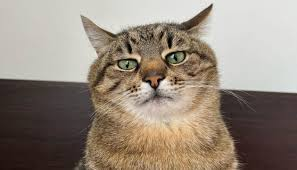
#> input picture images/cat.jpg, 297 x 170 px
$ python CW_less5.py
#> lines starting #> are read from the running program, lines starting #| are printed output that depends on the picture; after the words box and inside, x2 and y2 are one past the last pixel; in counts of white or black regions, pixels touching at a corner belong together
import cv2
import numpy as np

img = cv2.imread('images/cat.jpg')
#> img is the input picture: shape (170, 297, 3); mean B, G, R 124.6, 137.2, 149.4
img = cv2.resize(img, (img.shape[1]*2, img.shape[0]*2))
#> img: shape (340, 594, 3)
img_copy = img.copy()
img = cv2.GaussianBlur(img, (3, 3), 5)
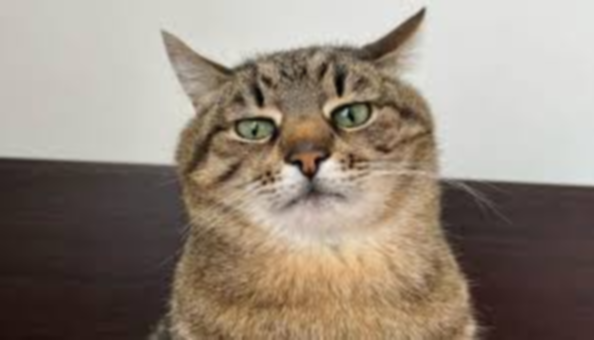
#> img: shape (340, 594, 3); mean B, G, R 124.5, 137.1, 149.4

img = cv2.cvtColor(img, cv2.COLOR_BGR2HSV)
#> img: shape (340, 594, 3); mean H, S, V 26.1, 53.2, 149.6
lower = np.array([0, 16, 97])  #взяли мінімальний поріг зображення
upper = np.array([27, 95, 213]) #взяли максимальний поріг зображення
mask = cv2.inRange(img, lower, upper)
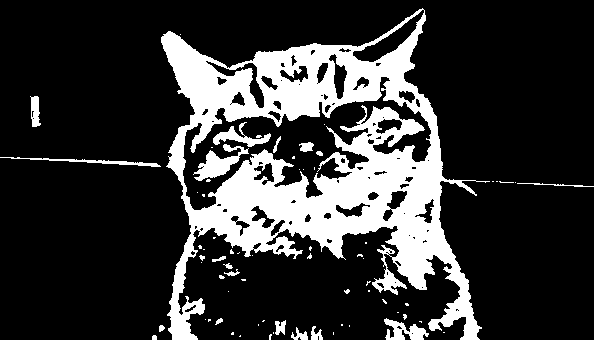
#> mask: shape (340, 594); 20.8% white; 70 white regions (50 under 20 px)

img = cv2.bitwise_and(img, img, mask=mask)   #накладаємо маску на наше зображення
#> img: shape (340, 594, 3); mean H, S, V 3.3, 13.7, 33.6
contours, _ = cv2.findContours(mask, cv2.RETR_EXTERNAL, cv2.CHAIN_APPROX_SIMPLE)
#> contours = 55 contours, 43 with area under 20; largest, box (x1, y1, x2, y2) and area: (161, 8, 490, 340) 53980, (384, 318, 429, 340) 432, (0, 157, 161, 167) 232, (30, 96, 41, 127) 204, (275, 320, 286, 335) 87

for cnt in contours:
    area = cv2.contourArea(cnt)
    if area > 150:
        perimeter = cv2.arcLength(cnt, True)#closed
        M = cv2.moments(cnt)  #момент контуру

        #центр мас
        if M["m00"] !=0: #якщо контур замкнений
            cx = int(M["m10"] / M["m00"])
            cy = int(M["m01"] / M["m00"])  #середня позція контура

        x, y, w, h = cv2.boundingRect(cnt)
        aspect_ratio = round(w / h, 2) #відношення ширини до висоти
        #міра округлості об`єкта
        compactness = round((4 * np.pi * area) / (perimeter**2), 2)

        #дізнаємося форму об'єкта
        approx = cv2.approxPolyDP(cnt, 0.02 * perimeter, True)
        if len(approx) == 3:
            shape = "Triangle"
        elif len(approx) == 4:
            shape = "Square"
        elif len(approx) >8:
            shape = "oval"
        else:
            shape = "inshe"

        cv2.drawContours(img_copy, [cnt], -1, (0, 255, 0), 2)
        cv2.circle(img_copy, (cx, cy), 4, (0, 255, 0),-1)
        cv2.putText(img_copy, f'shape:{shape}', (x, y-25), cv2.FONT_HERSHEY_PLAIN, 1, (255,0,0), 2)
        cv2.putText(img_copy, f'A:{int(area)}, P:{int(perimeter)}', (x, y-15), cv2.FONT_HERSHEY_PLAIN, 1, (255,0,0), 2)
        cv2.rectangle(img_copy, (x, y), (x + w, y + h), (0, 255, 0), 2)
        cv2.putText(img_copy, f'AR:{aspect_ratio}, C:{compactness}', (x, y-5), cv2.FONT_HERSHEY_PLAIN, 1, (255,0,0), 2)
#> this loop made 55 passes
#> (area, perimeter, cx, cy, x, y, w, h) on pass 52: (232, 336.6, 103, 161, 0, 157, 161, 10)
#> (area, perimeter, cx, cy, x, y, w, h) on passes 19, 53, 55: (432, 191.5, 404, 330, 384, 318, 45, 22), (204, 79.8, 34, 110, 30, 96, 11, 31), (53980, 2681, 313, 156, 161, 8, 329, 332)
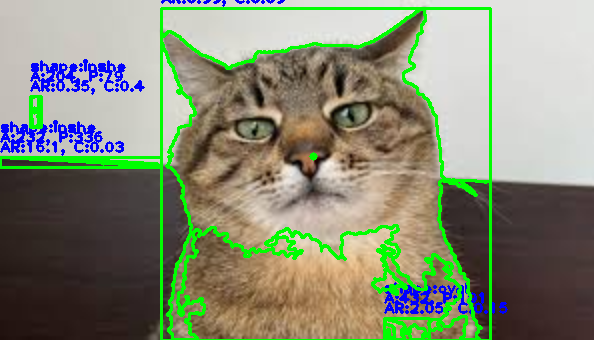
#> img_copy: shape (340, 594, 3); mean B, G, R 117.6, 140.2, 133.6


cv2.imshow('Original', img)
cv2.imshow('mask', img_copy)
cv2.waitKey(0)
cv2.destroyAllWindows()

$ run again, with images/flower.jpg copied over images/cat.jpg
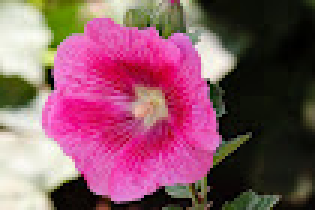
#> input picture images/flower.jpg, 105 x 70 px (shown 3 times larger)
#> img is the input picture: shape (70, 105, 3); mean B, G, R 102.1, 85.6, 137.8
#> `mask = cv2.inRange(img, lower, upper)`:
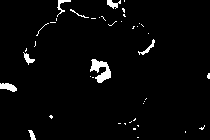
#> mask: shape (140, 210); 2.9% white; 42 white regions (34 under 20 px)
#> contours = 42 contours, 35 with area under 20; largest, box (x1, y1, x2, y2) and area: (90, 59, 111, 83) 220, (0, 83, 17, 92) 80, (107, 0, 121, 9) 48, (23, 52, 35, 65) 45, (138, 39, 155, 55) 40, (57, 0, 71, 17) 36, (28, 130, 36, 140) 30
#> the loop `for cnt in contours:` made 42 passes
#> (area, perimeter, cx, cy, x, y, w, h) on pass 19: (220, 108.1, 100, 69, 90, 59, 21, 24)
#> after the loop `for cnt in contours:`:
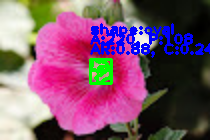
#> img_copy: shape (140, 210, 3); mean B, G, R 108.8, 84.1, 126.6

$ run again, with images/foto.jpg copied over images/cat.jpg
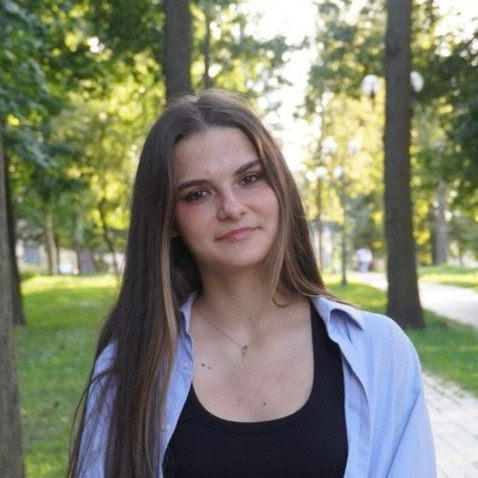
#> input picture images/foto.jpg, 478 x 478 px
#> img is the input picture: shape (478, 478, 3); mean B, G, R 109.2, 128.5, 126.2
#> `mask = cv2.inRange(img, lower, upper)`:
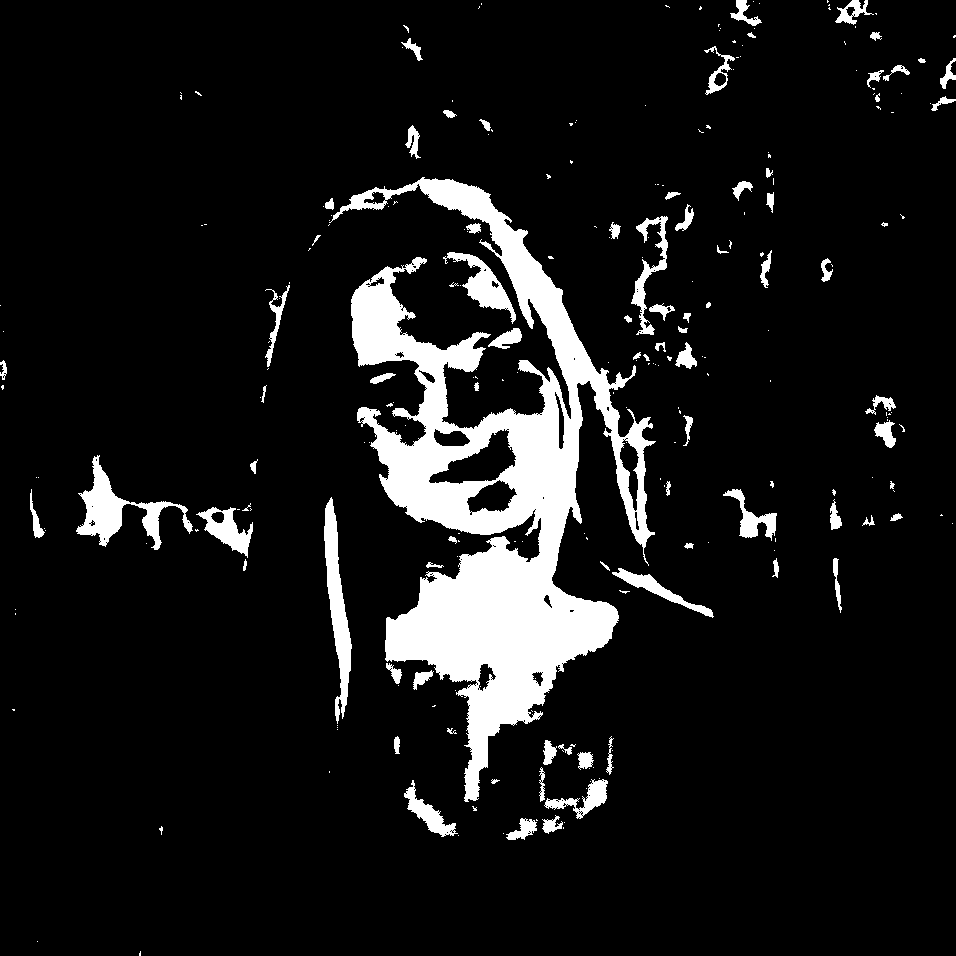
#> mask: shape (956, 956); 9.4% white; 257 white regions (174 under 20 px)
#> contours = 254 contours, 185 with area under 20; largest, box (x1, y1, x2, y2) and area: (329, 177, 656, 802) 66418, (76, 455, 193, 550) 2794, (324, 497, 352, 724) 2418, (443, 252, 516, 324) 1469, (196, 507, 253, 558) 1193
#> the loop `for cnt in contours:` made 254 passes
#> (area, perimeter, cx, cy, x, y, w, h) on passes 44, 75: (864, 255.4, 658, 589, 612, 568, 102, 50), (2417.5, 526.1, 336, 604, 324, 497, 28, 227)
#> after the loop `for cnt in contours:`:
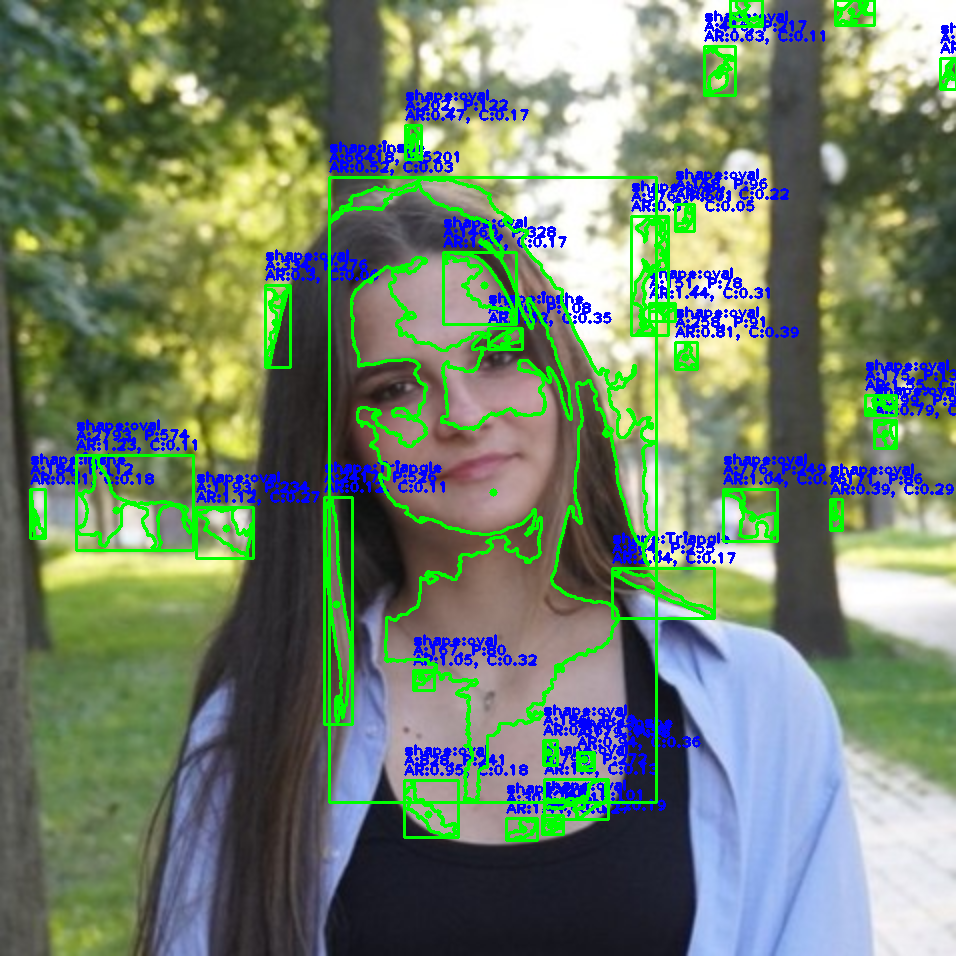
#> img_copy: shape (956, 956, 3); mean B, G, R 108.5, 129.1, 112.3
